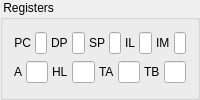
         <widget class="QGroupBox" name="groupBox_3">
          <property name="title">
           <string> Registers </string>
          </property>
          <layout class="QVBoxLayout" name="regLayout">
           <item>
            <layout class="QHBoxLayout" name="regLine1Layout" stretch="1,10,1,10,1,10,1,10,1,10">
             <property name="spacing">
              <number>4</number>
             </property>
             <item>
              <widget class="QLabel" name="pcLabel">
               <property name="toolTip">
                <string>Program counter</string>
               </property>
               <property name="text">
                <string>PC</string>
               </property>
               <property name="alignment">
                <set>Qt::AlignRight|Qt::AlignTrailing|Qt::AlignVCenter</set>
               </property>
              </widget>
             </item>
             <item>
              <widget class="QLineEdit" name="pcEdit">
               <property name="sizePolicy">
                <sizepolicy hsizetype="Ignored" vsizetype="Fixed">
                 <horstretch>0</horstretch>
                 <verstretch>0</verstretch>
                </sizepolicy>
               </property>
               <property name="toolTip">
                <string>Program counter</string>
               </property>
               <property name="key" stdset="0">
                <string>PC</string>
               </property>
               <property name="type" stdset="0">
                <string>integer</string>
               </property>
               <property name="mask" stdset="0">
                <string>0x%0.4X</string>
               </property>
              </widget>
             </item>
             <item>
              <widget class="QLabel" name="dpLabel">
               <property name="toolTip">
                <string>Data pointer</string>
               </property>
               <property name="text">
                <string>DP</string>
               </property>
              </widget>
             </item>
             <item>
              <widget class="QLineEdit" name="dpEdit">
               <property name="sizePolicy">
                <sizepolicy hsizetype="Ignored" vsizetype="Fixed">
                 <horstretch>0</horstretch>
                 <verstretch>0</verstretch>
                </sizepolicy>
               </property>
               <property name="toolTip">
                <string>Data pointer</string>
               </property>
               <property name="key" stdset="0">
                <string>DP</string>
               </property>
               <property name="type" stdset="0">
                <string>integer</string>
               </property>
               <property name="mask" stdset="0">
                <string>0x%0.3X</string>
               </property>
              </widget>
             </item>
             <item>
              <widget class="QLabel" name="spLabel">
               <property name="toolTip">
                <string>Stack pointer</string>
               </property>
               <property name="text">
                <string>SP</string>
               </property>
              </widget>
             </item>
             <item>
              <widget class="QLineEdit" name="spEdit">
               <property name="sizePolicy">
                <sizepolicy hsizetype="Ignored" vsizetype="Fixed">
                 <horstretch>0</horstretch>
                 <verstretch>0</verstretch>
                </sizepolicy>
               </property>
               <property name="toolTip">
                <string>Stack pointer</string>
               </property>
               <property name="key" stdset="0">
                <string>SP</string>
               </property>
               <property name="type" stdset="0">
                <string>integer</string>
               </property>
               <property name="mask" stdset="0">
                <string>0x%0.1X</string>
               </property>
              </widget>
             </item>
             <item>
              <widget class="QLabel" name="ilLabel">
               <property name="text">
                <string>IL</string>
               </property>
               <property name="toolTip">
                <string>Interrupt latch</string>
               </property>
              </widget>
             </item>
             <item>
              <widget class="QLineEdit" name="ilEdit">
               <property name="sizePolicy">
                <sizepolicy hsizetype="Ignored" vsizetype="Fixed">
                 <horstretch>0</horstretch>
                 <verstretch>0</verstretch>
                </sizepolicy>
               </property>
               <property name="toolTip">
                <string>Interrupt latch</string>
               </property>
               <property name="key" stdset="0">
                <string>IL</string>
               </property>
               <property name="type" stdset="0">
                <string>integer</string>
               </property>
               <property name="mask" stdset="0">
                <string>0x%0.2X</string>
               </property>
              </widget>
             </item>
             <item>
              <widget class="QLabel" name="maskLabel">
               <property name="toolTip">
                <string>MASK interrupt register</string>
               </property>
               <property name="text">
                <string>IM</string>
               </property>
              </widget>
             </item>
             <item>
              <widget class="QLineEdit" name="maskEdit">
               <property name="sizePolicy">
                <sizepolicy hsizetype="Ignored" vsizetype="Fixed">
                 <horstretch>0</horstretch>
                 <verstretch>0</verstretch>
                </sizepolicy>
               </property>
               <property name="toolTip">
                <string>MASK interrupt register</string>
               </property>
               <property name="key" stdset="0">
                <string>IMASK</string>
               </property>
               <property name="type" stdset="0">
                <string>integer</string>
               </property>
               <property name="mask" stdset="0">
                <string>0x%0.1X</string>
               </property>
              </widget>
             </item>
            </layout>
           </item>
           <item>
            <layout class="QHBoxLayout" name="regLine2Layout" stretch="1,10,1,10,1,10,1,10">
             <property name="spacing">
              <number>4</number>
             </property>
             <item>
              <widget class="QLabel" name="aLabel">
               <property name="toolTip">
                <string>Accumulator</string>
               </property>
               <property name="text">
                <string>A</string>
               </property>
              </widget>
             </item>
             <item>
              <widget class="QLineEdit" name="aEdit">
               <property name="sizePolicy">
                <sizepolicy hsizetype="Ignored" vsizetype="Fixed">
                 <horstretch>0</horstretch>
                 <verstretch>0</verstretch>
                </sizepolicy>
               </property>
               <property name="toolTip">
                <string>Accumulator</string>
               </property>
               <property name="key" stdset="0">
                <string>ACC</string>
               </property>
               <property name="type" stdset="0">
                <string>integer</string>
               </property>
               <property name="mask" stdset="0">
                <string>0x%0.1X</string>
               </property>
              </widget>
             </item>
             <item>
              <widget class="QLabel" name="hlLabel">
               <property name="toolTip">
                <string>HL register</string>
               </property>
               <property name="text">
                <string>HL</string>
               </property>
              </widget>
             </item>
             <item>
              <widget class="QLineEdit" name="hlEdit">
               <property name="sizePolicy">
                <sizepolicy hsizetype="Ignored" vsizetype="Fixed">
                 <horstretch>0</horstretch>
                 <verstretch>0</verstretch>
                </sizepolicy>
               </property>
               <property name="toolTip">
                <string>HL register</string>
               </property>
               <property name="key" stdset="0">
                <string>HL</string>
               </property>
               <property name="type" stdset="0">
                <string>integer</string>
               </property>
               <property name="mask" stdset="0">
                <string>0x%0.2X</string>
               </property>
              </widget>
             </item>
             <item>
              <widget class="QLabel" name="taLabel">
               <property name="toolTip">
                <string>TIMER A</string>
               </property>
               <property name="text">
                <string>TA</string>
               </property>
              </widget>
             </item>
             <item>
              <widget class="QLineEdit" name="taEdit">
               <property name="sizePolicy">
                <sizepolicy hsizetype="Ignored" vsizetype="Fixed">
                 <horstretch>0</horstretch>
                 <verstretch>0</verstretch>
                </sizepolicy>
               </property>
               <property name="toolTip">
                <string>TIMER A</string>
               </property>
               <property name="key" stdset="0">
                <string>TIMERA</string>
               </property>
               <property name="type" stdset="0">
                <string>integer</string>
               </property>
               <property name="mask" stdset="0">
                <string>0x%0.3X</string>
               </property>
              </widget>
             </item>
             <item>
              <widget class="QLabel" name="tbLabel">
               <property name="toolTip">
                <string>TIMER B</string>
               </property>
               <property name="text">
                <string>TB</string>
               </property>
              </widget>
             </item>
             <item>
              <widget class="QLineEdit" name="tbEdit">
               <property name="sizePolicy">
                <sizepolicy hsizetype="Ignored" vsizetype="Fixed">
                 <horstretch>0</horstretch>
                 <verstretch>0</verstretch>
                </sizepolicy>
               </property>
               <property name="toolTip">
                <string>TIMER B</string>
               </property>
               <property name="key" stdset="0">
                <string>TIMERB</string>
               </property>
               <property name="type" stdset="0">
                <string>integer</string>
               </property>
               <property name="mask" stdset="0">
                <string>0x%0.3X</string>
               </property>
              </widget>
             </item>
            </layout>
           </item>
          </layout>
         </widget>
